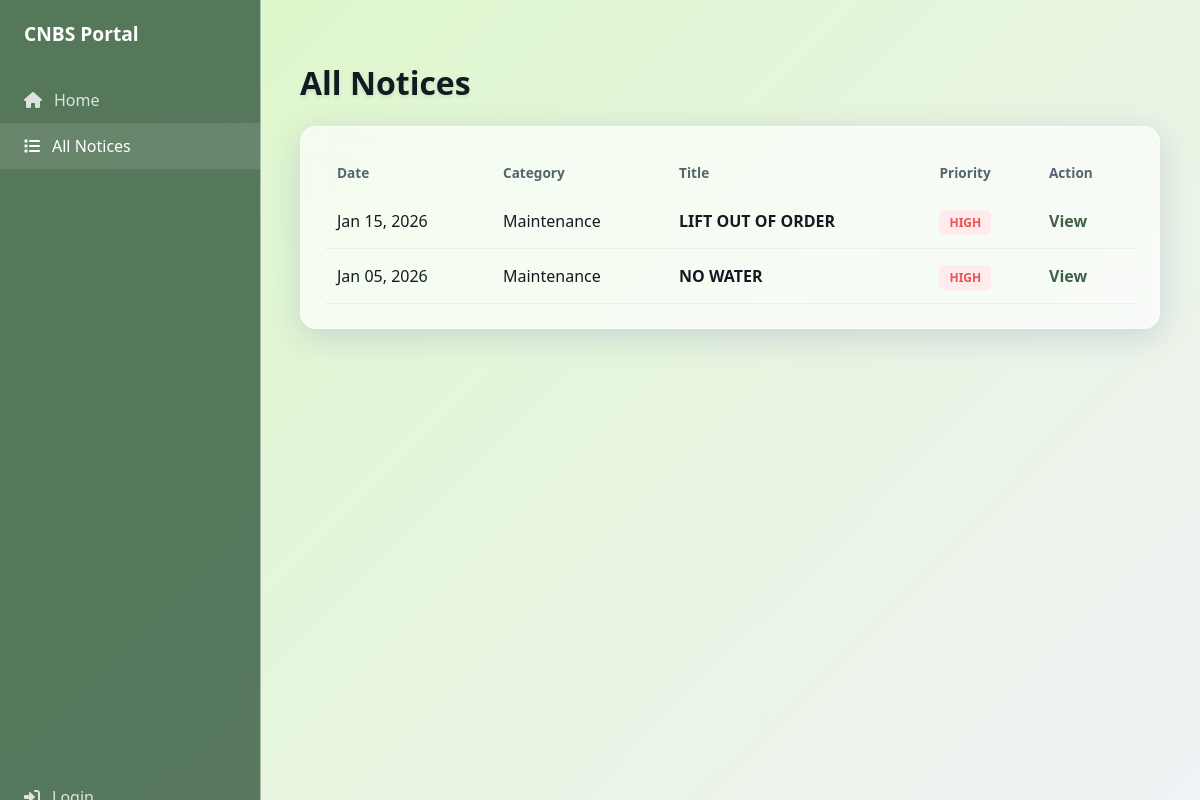
The app's page /notices.php, older data.
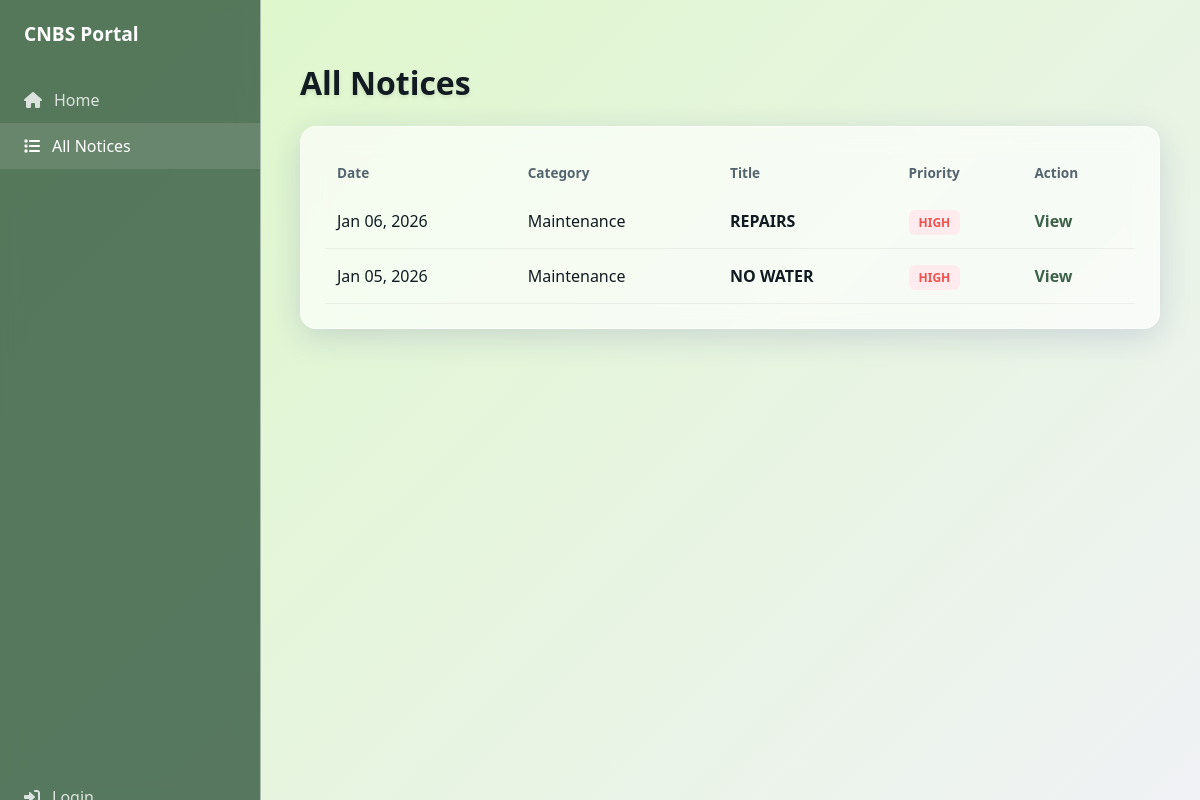
The same page, newer data.
### tables this page shows
CREATE TABLE `notices` (
  `notice_id` int(11) NOT NULL,
  `title` varchar(150) NOT NULL,
  `content` text NOT NULL,
  `category_id` int(11) DEFAULT NULL,
  `priority` enum('High','Medium','Low') DEFAULT 'Low',
  `user_id` int(11) DEFAULT NULL,
  `expiry_date` date DEFAULT NULL,
  `views` int(11) DEFAULT 0,
  `created_at` timestamp NOT NULL DEFAULT current_timestamp(),
  `category` varchar(100) DEFAULT NULL,
  `date` date DEFAULT NULL,
  `details` text DEFAULT NULL,
  `notice_date` date DEFAULT NULL
);

### notices.php (the view, shortened to what this page needs)
<?php
include 'database.php';
$isLoggedIn = isset($_SESSION['user_id']);
$query = "SELECT * FROM notices ORDER BY notice_date DESC";
$result = mysqli_query($conn, $query);
?>
<!DOCTYPE html>
<html lang="en">
<head>
    <link href="https://cdnjs.cloudflare.com/ajax/libs/font-awesome/6.0.0/css/all.min.css" rel="stylesheet">
</head>
<body class="<?= isset($_COOKIE['theme']) && $_COOKIE['theme'] == 'dark' ? 'dark-mode' : '' ?>">
    <div class="sidebar">
        <div style="padding: 0 24px; font-size: 1.2rem; font-weight: bold; margin-bottom: 30px;">CNBS Portal</div>
        <a href="landing_page.php" class="menu-item"><i class="fas fa-home"></i> Home</a>
        <a href="notices.php" class="menu-item active"><i class="fas fa-list"></i> All Notices</a>
        <div style="flex-grow: 1;"></div>
        <?php if ($isLoggedIn): ?>
            <a href="logout.php" class="menu-item"><i class="fas fa-sign-out-alt"></i> Logout</a>
        <?php else: ?>
            <a href="login.php" class="menu-item"><i class="fas fa-sign-in-alt"></i> Login</a>
        <?php endif; ?>
    </div>
    <div class="main-content">
        <h1 style="text-shadow: 0 2px 4px rgba(0,0,0,0.1);">All Notices</h1>
        <div class="card">
            <table>
                <thead>
                    <tr>
                        <th>Date</th>
                        <th>Category</th>
                        <th>Title</th>
                        <th>Priority</th>
                        <th>Action</th>
                    </tr>
                </thead>
                <tbody>
                    <?php while($row = mysqli_fetch_assoc($result)): ?>
                    <tr>
                        <td><?= date("M d, Y", strtotime($row['notice_date'])) ?></td>
                        <td><?= htmlspecialchars($row['category']) ?></td>
                        <td><b><?= htmlspecialchars($row['title']) ?></b></td>
                        <td><span class="badge <?= strtolower($row['priority']) ?>"><?= $row['priority'] ?></span></td>
                        <td><a href="notice_detail.php?id=<?= $row['notice_id'] ?>" style="color:var(--accent); font-weight:bold; text-decoration:none;">View</a></td>
                    </tr>
                    <?php endwhile; ?>
                </tbody>
            </table>
        </div>
    </div>
</body>
</html>

### notices.php (style rules this page uses)
:root { --bg-gradient: linear-gradient(135deg, #dcf8c6 0%, #f0f2f5 100%); --glass-bg: rgba(255, 255, 255, 0.65); --glass-sidebar: rgba(62, 98, 72, 0.85); --glass-border: 1px solid rgba(255, 255, 255, 0.5); --text-main: #111b21; --text-muted: #54656f; --accent: #3e6248; --backdrop: blur(12px); --shadow: 0 8px 32px 0 rgba(31, 38, 135, 0.15); }
body { margin: 0; font-family: 'Segoe UI', sans-serif; background: var(--bg-gradient); background-attachment: fixed; color: var(--text-main); display: flex; min-height: 100vh; }
.sidebar { width: 260px; background: var(--glass-sidebar); backdrop-filter: blur(10px); color: white; display: flex; flex-direction: column; padding: 20px 0; position: fixed; height: 100vh; border-right: var(--glass-border); }
.menu-item { padding: 12px 24px; color: rgba(255,255,255,0.8); text-decoration: none; display: flex; align-items: center; gap: 12px; transition: 0.3s; }
.menu-item:hover, .menu-item.active { background: rgba(255,255,255,0.1); color: white; }
.main-content { margin-left: 260px; padding: 40px; width: 100%; }
.card { background: var(--glass-bg); backdrop-filter: var(--backdrop); border: var(--glass-border); border-radius: 16px; padding: 24px; box-shadow: var(--shadow); }
table { width: 100%; border-collapse: collapse; }
th { text-align: left; color: var(--text-muted); font-size: 0.85rem; padding: 12px; }
td { padding: 16px 12px; border-bottom: 1px solid rgba(0,0,0,0.05); }
.badge { padding: 4px 10px; border-radius: 6px; font-size: 0.75rem; font-weight: bold; text-transform: uppercase; }
.badge.high { background: #ffebee; color: #ef5350; }

Row changes from the older to the newer data that the page shows:
removed notices: notice_date "Jan 15, 2026", category "Maintenance", title "LIFT OUT OF ORDER", priority "HIGH"
added notices: notice_date "Jan 06, 2026", category "Maintenance", title "REPAIRS", priority "HIGH"
